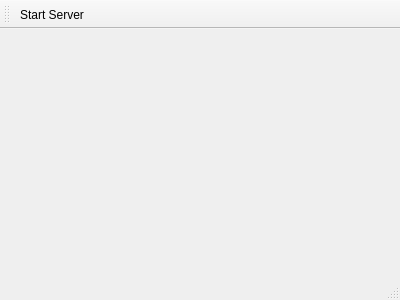
<?xml version="1.0" encoding="UTF-8"?>
<ui version="4.0">
 <class>Application</class>
 <widget class="QMainWindow" name="Application">
  <property name="geometry">
   <rect>
    <x>0</x>
    <y>0</y>
    <width>400</width>
    <height>300</height>
   </rect>
  </property>
  <property name="windowTitle">
   <string>Application</string>
  </property>
  <widget class="QWidget" name="centralWidget"/>
  <widget class="QMenuBar" name="menuBar">
   <property name="geometry">
    <rect>
     <x>0</x>
     <y>0</y>
     <width>400</width>
     <height>29</height>
    </rect>
   </property>
  </widget>
  <widget class="QToolBar" name="mainToolBar">
   <attribute name="toolBarArea">
    <enum>TopToolBarArea</enum>
   </attribute>
   <attribute name="toolBarBreak">
    <bool>false</bool>
   </attribute>
   <addaction name="actionStart_Server"/>
  </widget>
  <widget class="QStatusBar" name="statusBar"/>
  <action name="actionStart_Server">
   <property name="text">
    <string>Start Server</string>
   </property>
  </action>
 </widget>
 <layoutdefault spacing="6" margin="11"/>
 <resources/>
 <connections/>
</ui>
